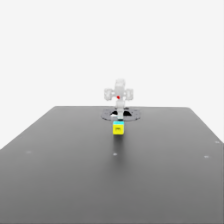
#> input picture captured_images/rgb_image.png, 224 x 224 px, found by its file name
$ python draw_bbox.py
#> lines starting #> are read from the running program, lines starting #| are printed output that depends on the picture
import matplotlib.pyplot as plt
import matplotlib.image as mpimg
from matplotlib.widgets import RectangleSelector
import os
import numpy as np

# Path to the image
image_path = os.path.join(os.getcwd(), "captured_images", "rgb_image.png")

def line_select_callback(eclick, erelease):
    """
    Callback for line selection.
    """
    x1, y1 = eclick.xdata, eclick.ydata
    x2, y2 = erelease.xdata, erelease.ydata

    w = abs(x2 - x1)
    h = abs(y2 - y1)
    x = min(x1, x2)
    y = min(y1, y2)

    print(f"\nSelected Region:")
    print(f"  x (left)  : {int(x)}")
    print(f"  y (top)   : {int(y)}")
    print(f"  w (width) : {int(w)}")
    print(f"  h (height): {int(h)}")
    print(f"  Format (x, y, w, h): {int(x)}, {int(y)}, {int(w)}, {int(h)}")
    print(f"  Format (xmin, ymin, xmax, ymax): {int(x)}, {int(y)}, {int(x+w)}, {int(y+h)}")

def toggle_selector(event):
    if event.key in ['Q', 'q'] and toggle_selector.RS.active:
        print(' RectangleSelector deactivated.')
        toggle_selector.RS.set_active(False)
    if event.key in ['A', 'a'] and not toggle_selector.RS.active:
        print(' RectangleSelector activated.')
        toggle_selector.RS.set_active(True)

if __name__ == '__main__':
    if not os.path.exists(image_path):
        print(f"Error: Image not found at {image_path}")
        print("Please run 'python robotis_lab/scripts/save_camera_images.py ...' first.")
        exit(1)

    print(f"Loading image from: {image_path}")
    img = mpimg.imread(image_path)
#> img is the input picture: shape (224, 224, 3) float32; mean R, G, B 0.745, 0.745, 0.744
    fig, ax = plt.subplots()
    ax.imshow(img)

    print("\nInstructions:")
    print("1. Click and drag to draw a box around the region of interest (Robot + Cube).")
    print("2. The coordinates will be printed to this terminal.")
    print("3. Close the window when you are satisfied with the coordinates.")

    toggle_selector.RS = RectangleSelector(ax, line_select_callback,
                                           useblit=True,
                                           button=[1, 3],  # don't use middle button
                                           minspanx=5, minspany=5,
                                           spancoords='pixels',
                                           interactive=True)

    plt.connect('key_press_event', toggle_selector)
    plt.title("Draw a box around the ROI (Robot + Cube)")
    plt.show()
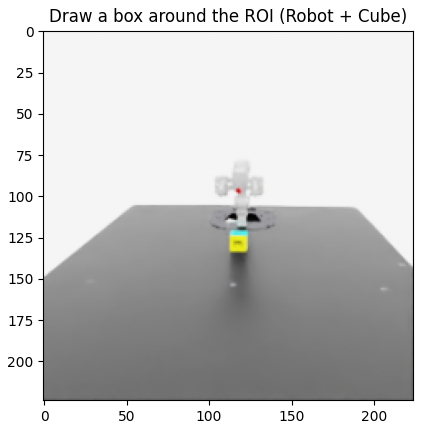
#> figure drawn by matplotlib, 1 panel
